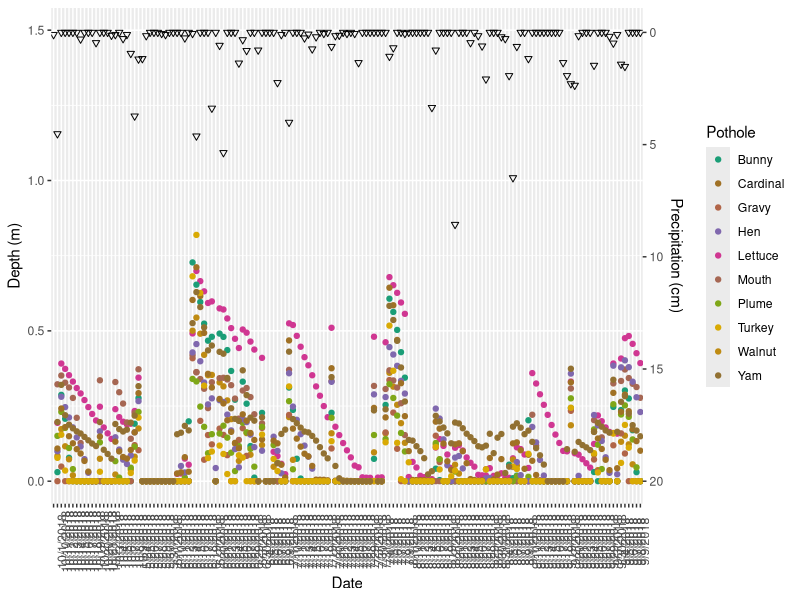

This chart was generated by the following R code:
## ---- chunk 1
knitr::opts_chunk$set(echo = TRUE)
## ---- chunk 2
library(tidyr)
library(dplyr)
library(ggplot2)
library(ggpubr)
library(RColorBrewer)
library(lubridate)
## ---- chunk 3
depths <- read.csv("./data/hydrograph.csv", header=T, sep=",")
# depths$Date <- as.Date(depths$Date,format="%mm/%dd/%yyyy")

levels <- depths[ , c(1:11)]
precip <- depths[ , c(1, 12)]

levels <- levels %>%
  gather(key="Pothole", value="Depth", 2:11)
## ---- chunk 4

mycolors <- colorRampPalette(brewer.pal(8, "Dark2"))(11)

ggplot()+
  geom_point(data=levels, aes(Date, Depth, color=Pothole))+
  geom_point(data = precip, aes(Date, (20-Precipitation.cm)/13.4), stat="identity", shape=6, alpha=1)+
  scale_y_continuous(name='Depth (m)', limits = c(0, 1.5),sec.axis=sec_axis(~ 20-.*13.4, name="Precipitation (cm)"))+
  # scale_x_datetime(date_breaks = "7 day"
                   # ,labels = date_format("%b/%d%yyyy")
                   # )+
  # geom_bar(data=precip, aes(Precipitation.cm))+
  # scale_y_continuous(sec.axis = sec_axis(~.*5, name="Precipitation (cm)"))+
  theme(axis.text.x = element_text(angle = 90))+
  scale_color_manual(values=mycolors)+
  labs(
    x = "Date",
    y= "Water Depth (m)"
  )

